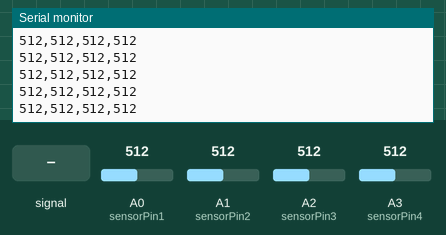
Bench run of a sketch on a simulated Arduino Uno, built with avr-gcc and run on an emulated ATmega328P. On the bench: the last lines printed to the serial monitor. Inputs (shaded band) come from the test bench; at power-on: A0 (sensorPin1) = 512, A1 (sensorPin2) = 512, A2 (sensorPin3) = 512, A3 (sensorPin4) = 512.

Above: at 1.2 s.
1.3 s: A0 (sensorPin1) fed a 200 Hz sine of ±460 counts around its level
At 1.9 s:
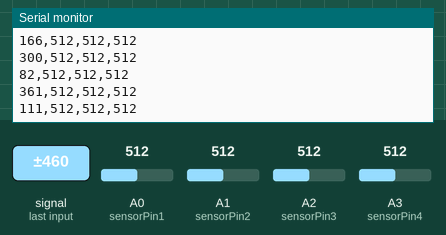
4.3 s: A0 (sensorPin1) set to 716
At 5.4 s:
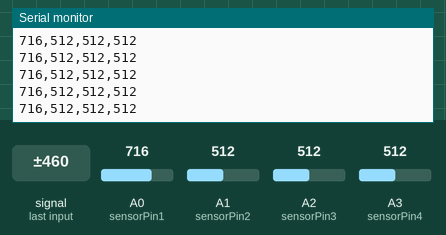
7.3 s: A1 (sensorPin2) set to 716
At 8.1 s:
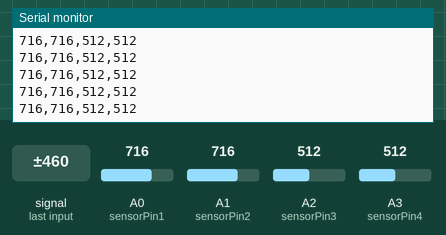
10.3 s: A2 (sensorPin3) set to 716
At 11.2 s:
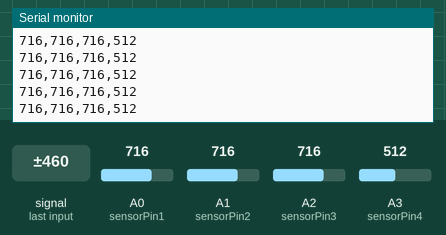
11.8 s: A3 (sensorPin4) set to 716
At 12.3 s:
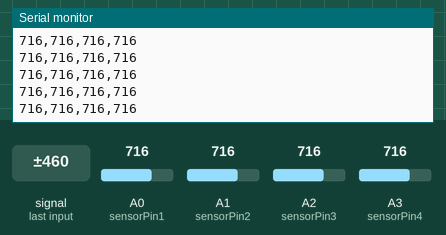
13.3 s: A0 (sensorPin1) set to 992
At 14.4 s:
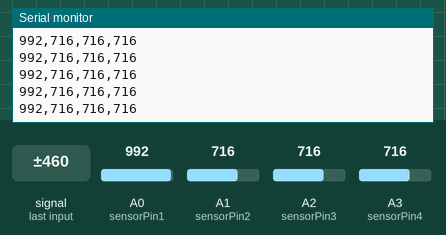
Timing chart, 0 to 15.8 s (numbered marks = the images above; inputs shaded):
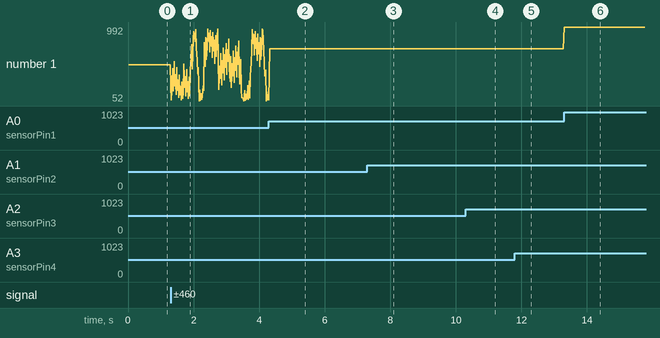

Measured:
- after the input at 1.3 s, the serial monitor: prints a new line at once (image 1)
- after the input at 7.3 s, the serial monitor: prints a new line at once (image 3)
- after the input at 10.3 s, the serial monitor: prints a new line at once (image 4)
- after the input at 11.8 s, the serial monitor: prints a new line at once (image 5)
- after the input at 13.3 s, the serial monitor: prints a new line at once (image 6)
- plotted number 1: 512 → 63 after the input at 1.3 s, 716 → 992 after the input at 13.3 s

The sketch:

4_potentiometers.ino
```cpp
/*
 * Creation & Computation - Digital Futures, OCAD University
 * Kate Hartman / Nick Puckett
 *
 * Send 2 values to P5.js (it can send more if you want)
 * reads a sensor and sends the value out the Serial port
 * Uses a basic sending function to allow for multiple values to be sent
 *
 *
 */


long lastSend;                                               //used for the timer controlling the send rate
int sendDelay = 20;                                         //ms between data sends. required for proper functionality

int sensorPin1 = A0;
int sensorPin2 = A1;
int sensorPin3 = A2;
int sensorPin4 = A3;
int sensorVals[4];                                          //array used to hold the sensor values
                                                            //in this case it is initiated with [2] because there are
                                                            //2 sensor values to send. If you need to send 5 values you
                                                            //should iniate the array with [5]


void setup() {

Serial.begin(9600);                                         //turn on the Serial port @ 9600 baud, this is the default for the P5 server


}

void loop() {

sensorVals[0] = analogRead(sensorPin1);                              //read the sensor values and put them into the array
sensorVals[1] = analogRead(sensorPin2);
sensorVals[2] = analogRead(sensorPin3);
sensorVals[3] = analogRead(sensorPin4);


sendData(sensorVals,(sizeof(sensorVals)/sizeof(int)), sendDelay);   //execute the sendData function
                                                                    //(sizeof(sensorVals)/sizeof(int)) is used because we are passing an
                                                                    //array into the function and arduino can't determine the size of the
                                                                    //array in that scope


}


void sendData(int sVal[], int arLength, int sDel)           //this is the function that sends data out the Serial port
{                                                           //the format is   "sensorvalue1,sensorvalue2,sensorvalue3,..."
    if(millis()-lastSend>=sDel)                             //simple timer controls how often it sends
    {
      for(int i=0;i<arLength;i++)                           //for loop is used to package up all the values in the array
      {
        if(i<arLength-1)                                    //this checks what to do if it ISN'T the last value
        {                                                   //it uses Serial.print and adds the comma to the string
        Serial.print(sVal[i]);
        Serial.print(",");
        }
          else
          {
          Serial.println(sVal[i]);                          //there is a different command for the final value
          }                                                 //we use Serial.println because the server looks for the newline character to know the end of the messages
      }                                                     //it also doesn't need the comma because it is the last value
      lastSend = millis();                                  //save the time that the value is sent, so the timer will work
    }
}
```
